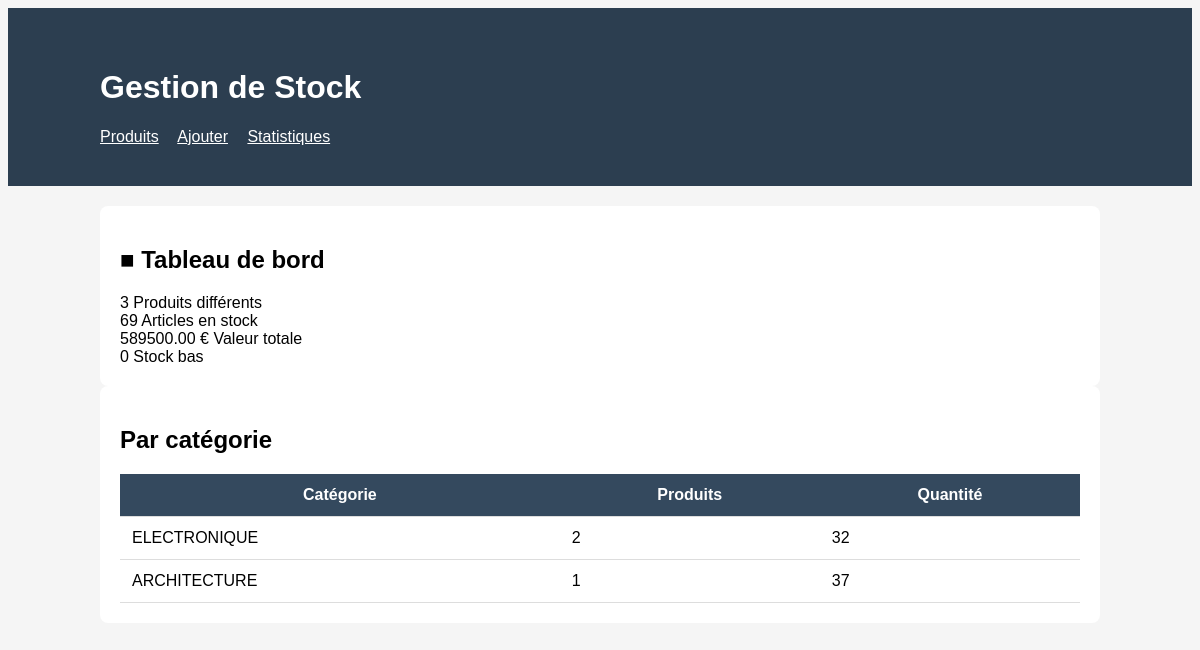
Page /statistiques/ on the committed database.
### stock/models.py (models this page shows, shortened)
class Produit(models.Model):
    nom = models.CharField(max_length=100)
    description = models.TextField(blank=True)
    quantite = models.PositiveIntegerField(default=0)
    prix = models.DecimalField(max_digits=10, decimal_places=2)
    categorie = models.CharField(max_length=50)
    seuil_alerte = models.PositiveIntegerField(default=5)
    date_ajout = models.DateTimeField(auto_now_add=True)
    def valeur_stock(self):
        return self.quantite * self.prix
    class Meta:
        ordering = ['nom']

### stock/views.py (the view)
# urls.py: path('statistiques/', views.statistiques, name='statistiques'),
def statistiques(request):
    produits = Produit.objects.all()
    stats = {
        'total_produits': produits.count(),
        'total_articles': produits.aggregate(Sum('quantite'))['quantite__sum'] or 0,
        'valeur_stock': sum(p.valeur_stock() for p in produits),
        'prix_moyen': produits.aggregate(Avg('prix'))['prix__avg'] or 0,
        'produits_stock_bas': produits.filter(quantite__lt=F('seuil_alerte')).count(),
        'par_categorie': produits.values('categorie').annotate(
            count=Count('id'),
            total_quantite=Sum('quantite')
        ).order_by('-count'),
    }
    return render(request, 'stock/statistiques.html', {'stats': stats})

### stock/templates/stock/statistiques.html
{% extends 'stock/base.html' %}
{% block contenu %}
<div class="card">
<h2>■ Tableau de bord</h2>
<div class="stats-grid"><div class="stat-box">
<span class="stat-value">{{ stats.total_produits }}</span>
<span class="stat-label">Produits différents</span>
</div>
<div class="stat-box">
<span class="stat-value">{{ stats.total_articles }}</span>
<span class="stat-label">Articles en stock</span>
</div>
<div class="stat-box">
<span class="stat-value">{{ stats.valeur_stock|floatformat:2 }} €</span>
<span class="stat-label">Valeur totale</span>
</div>
<div class="stat-box">
<span class="stat-value">{{ stats.produits_stock_bas }}</span>
<span class="stat-label">Stock bas</span>
</div>
</div>
</div>
<div class="card">
<h2>Par catégorie</h2>
<table>
<tr><th>Catégorie</th><th>Produits</th><th>Quantité</th></tr>
{% for cat in stats.par_categorie %}
<tr>
<td>{{ cat.categorie }}</td>
<td>{{ cat.count }}</td>
<td>{{ cat.total_quantite }}</td>
</tr>
{% endfor %}
</table>
</div>
{% endblock %}

### stock/templates/stock/base.html (style rules this page uses)
body { font-family: Arial, sans-serif; background: #f5f5f5; }
.card { background: white; padding: 20px; border-radius: 8px; }
table { width: 100%; border-collapse: collapse; }
th, td { padding: 12px; border-bottom: 1px solid #ddd; }
th { background: #34495e; color: white; }

### rows in the picture
Produit: categorie "ARCHITECTURE", count "1", total_quantite "37"

### other values in the picture
{{ stats.total_produits }} "3"
{{ stats.total_articles }} "69"
{{ stats.valeur_stock|floatformat:2 }} "589500.00"
{{ stats.produits_stock_bas }} "0"
{{ cat.categorie }} "ELECTRONIQUE"
{{ cat.count }} "2"
{{ cat.total_quantite }} "32"
